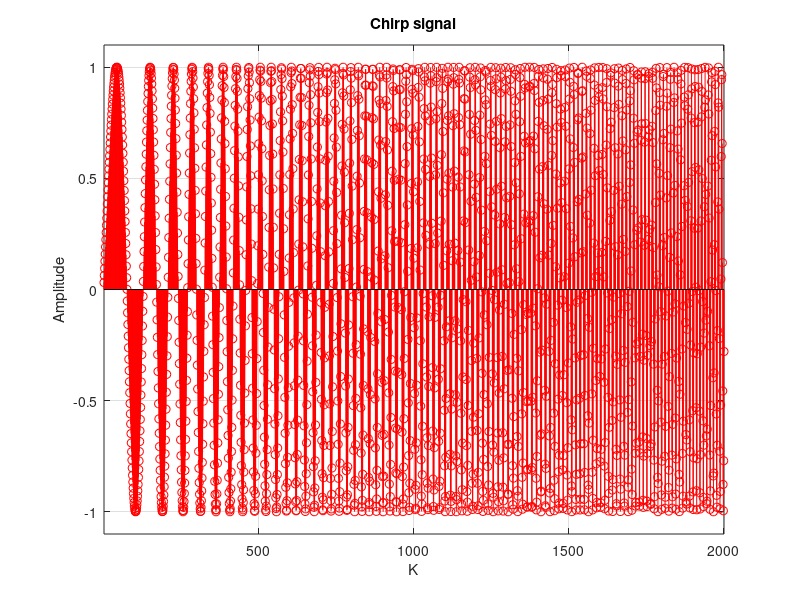

Reproduce this figure in MATLAB.
close all; clear; clc;
A = 1;                  %%amplitud
fo = 1;                 %%frecuencia inicial
f1 = 10;                %%frecuencia final
t1 = 10;                %%ventana de tiempo
Fs = 20*f1;             %%frecuencia de muestreo
Ts = 1/Fs;              %%periodo de muestreo
t = 0:Ts:t1-Ts;         %%vector de tiempo
f = ((f1-fo)/ t1).*t+fo; %%variacion lineal de frecuencias
w = 2*pi.*f;          %%frecuencia angular
nm = t1 /Ts;
k=1:nm;

fx = f./Fs;
omega = 2*pi.*fx;


signal = A*sin(omega.*k); %%senial chirp

 
figure;
stem(k,signal, 'r');
xlabel('K');
ylabel('Amplitude');
axis([k(1) k(end) A*-1.1 A*1.1]);
title('Chirp signal');
grid on;
